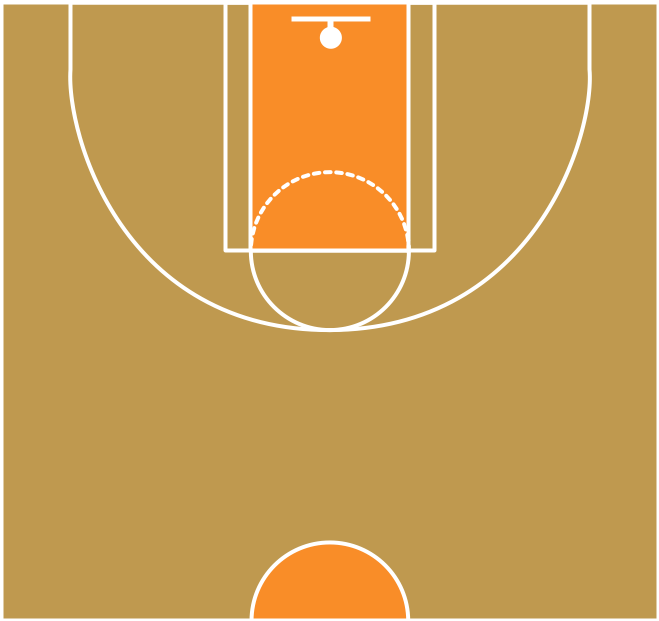
#> input picture images/court/court_invert.png, 659 x 621 px
$ jupyter execute --allow-errors MAIN_APP.ipynb
#> lines starting #> are read from the running program, lines starting #| are printed output that depends on the picture
[cell 1]
# Author Emmanuel Sedicol
import cv2
import import_ipynb
import imutils
import matplotlib.pyplot as plt
import tensorflow as tf
import numpy as np
import time
from imutils.video import FileVideoStream

# notebook imports
import POSITION_EXTRACTION as pex
import SHOT_CLASSIFICATION as scn

from IPython.display import clear_output
from imutils.video import VideoStream
from imutils.video import FPS
from skimage import measure
#> (the rest of this cell did not finish here and is left out)

## Predict Object:
> - the following function takes in a frame/ image as its input
> - it peforms basic image processing to prepare the image before being classified by the Neural Network

[cell 2]
# transform input frame to the corect structure before being classified my the model
# [11 lines left out: function predict_object, not called in this run]

# Ball detection using Opencv
- uses hsv color range to create a mask
- classify detected objects by using the function predict_object() to prepare input frame to the CNN

[cell 3]
# [51 lines left out: function opencv_ball_detection, not called in this run]

### Variables for main_app parameters

[cell 4]
path = 'VIDEOS/MAIN_TEST.mov'

court_image = cv2.imread('images/court/court_invert.png')
#> court_image is the input picture: shape (621, 659, 3); mean B, G, R 83.4, 156.7, 200.5
court_image  = cv2.resize(court_image, (600,400))
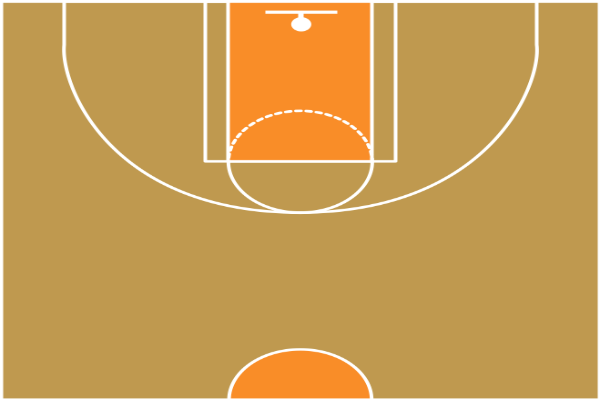
#> court_image: shape (400, 600, 3); mean B, G, R 83.4, 156.7, 200.5

pts_3D = np.array([(0,235), (70, 236), (230, 235), (370, 232), (530, 230), (600, 227), (300, 360), (200, 315), (405, 310)])
pts_2D = np.array([(0, 0), (63, 0),(226, 0), (370, 0), (535, 0), (600, 0), (300, 216), (226, 160), (370, 160) ])
